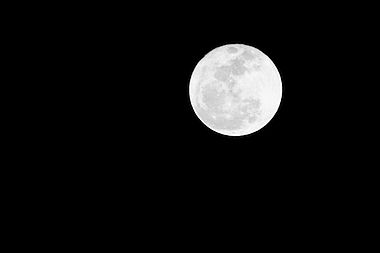
#> input picture 1.jpg, 380 x 253 px; its folder holds only this picture in this run
$ jupyter execute --allow-errors 'Assignment 3.ipynb'
#> lines starting #> are read from the running program, lines starting #| are printed output that depends on the picture; after the words box and inside, x2 and y2 are one past the last pixel; in counts of white or black regions, pixels touching at a corner belong together
[cell 1]
from PIL import Image
import numpy as np
import matplotlib.pyplot as plt

[cell 2]
def CalculateHistogram(img):
    or_size = img.size
    width = or_size[0]
    height = or_size[1]
    levels = [0]*256
    for i in range(width):
        for j in range(height):
            shade = img.getpixel((i, j))
            levels[shade]= levels[shade] + 1
    return levels

[cell 3]
def CalculateCumulativeHistogram(levels):
    cum_histogram = []
    cur = 0
    i=0
    while i<len(levels):
        cur = cur + levels[i]
        cum_histogram.append(cur)
        i = i + 1
    return cum_histogram

[cell 4]
def CalculateEqualizedHistogram(cum_histogram):
    G = len(cum_histogram)
    S = cum_histogram[-1]
    eq_histogram = []
    hc0 = cum_histogram[0]
#     print('denom: ',(S-cum_histogram[0]))
    for p in range(len(cum_histogram)):
        q = int(round((G-1)*(cum_histogram[p]-hc0)/(S-hc0)))
        eq_histogram.append(q)
    return eq_histogram

[cell 5]
def CalculateEqualizedImage(img, eq_histogram):
    or_size = img.size
    width = or_size[0]
    height = or_size[1]
    eq_image = Image.new("L", (width, height))
    for i in range(width):
        for j in range(height):
            p = img.getpixel((i, j))
            q = eq_histogram[p]
            eq_image.putpixel((i, j), q)
    return eq_image

[cell 6]
def HistogramEqualizationWrapper(img):
    histogram = CalculateHistogram(img)
    cumulative_histogram = CalculateCumulativeHistogram(histogram)
    equalized_histogram = CalculateEqualizedHistogram(cumulative_histogram)
    equalized_image = CalculateEqualizedImage(img, equalized_histogram)
    return equalized_image

[cell 7]
def SegmentOptimalThresholding(image):
    n = len(image)
    m = len(image[0])
    segmented_image = [[ 255 for _ in range(m)] for _ in range(n)]
    segmented_image[0][0] = segmented_image[0][m - 1] = segmented_image[n - 1][0] = segmented_image[n - 1][m - 1] = 0
    mean_bg = (image[0][0] + image[0][m - 1] + image[n - 1][0] + image[n - 1][m - 1]) / 4
    mean_obj = (sum([sum(image[i]) for i in range(n)]) - (mean_bg * 4))/ (n * m - 4)
    threshold = (mean_obj + mean_bg) / 2
    while (True):
        count_obj = count_bg = new_mean_obj = new_mean_bg = 0
        for i in range(n):
            for j in range(m):
                if (image[i][j] > threshold):
                    count_obj += 1
                    new_mean_obj += image[i][j]
                    segmented_image[i][j] = 255
                else:
                    count_bg += 1
                    new_mean_bg += image[i][j]
                    segmented_image[i][j] = 0
        new_mean_obj = new_mean_obj / count_obj
        new_mean_bg = new_mean_bg / count_bg
        if (new_mean_obj == mean_obj and new_mean_bg == mean_bg):
            break
        else:
            threshold = (new_mean_obj + new_mean_bg) / 2
            mean_obj = new_mean_obj
            mean_bg = new_mean_bg
    segmented_image = Image.fromarray(np.uint8(segmented_image))
    return segmented_image

[cell 8]
im_num = 1
image = Image.open(str(im_num)+".jpg").convert("L")
seg_only = SegmentOptimalThresholding(np.array(image).tolist())
#> in SegmentOptimalThresholding, `n = len(image)`: n = 253
#> in SegmentOptimalThresholding, `m = len(image[0])`: m = 380
#> in SegmentOptimalThresholding, `mean_bg = (image[0][0] + image[0][m - 1] + image[n - 1][0] + image[n -..`: mean_bg = 0
#> in SegmentOptimalThresholding, `mean_obj = (sum([sum(image[i]) for i in range(n)]) - (mean_bg * 4))/ (..`: mean_obj = 15.96
#> in SegmentOptimalThresholding, `threshold = (mean_obj + mean_bg) / 2`: threshold = 7.98
#> after the loop in SegmentOptimalThresholding, `while (True):`: segmented_image = 253 items
#> in SegmentOptimalThresholding, `segmented_image = Image.fromarray(np.uint8(segmented_image))`:
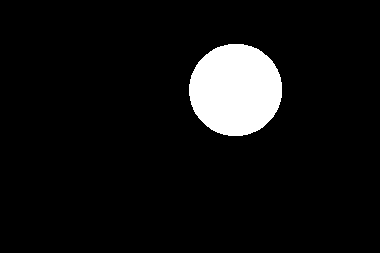
#> segmented_image: PIL image 380x253 L; 7% white; 1 white region, box (x1, y1, x2, y2) and area: (189, 44, 282, 136) 6748
histo_only = HistogramEqualizationWrapper(image)
#> after the loop in CalculateHistogram, `for i in range(width):`: levels = 256 values, max 88195 at index 0, min 0 at index 31, mean 375.5
#> in HistogramEqualizationWrapper, `histogram = CalculateHistogram(img)`: histogram has the same summary as levels in CalculateHistogram
#> the loop in CalculateCumulativeHistogram, `while i<len(levels):` made 256 passes
#> cur on passes 1 to 3: 88195, 88506, 88649
#> after the loop in CalculateCumulativeHistogram, `while i<len(levels):`: cum_histogram = 256 values from 88195 to 96140; cur = 96140; i = 256
#> in HistogramEqualizationWrapper, `cumulative_histogram = CalculateCumulativeHistogram(histogram)`: cumulative_histogram = 256 values from 88195 to 96140
#> in CalculateEqualizedHistogram, `G = len(cum_histogram)`: G = 256
#> in CalculateEqualizedHistogram, `S = cum_histogram[-1]`: S = 96140
#> in CalculateEqualizedHistogram, `hc0 = cum_histogram[0]`: hc0 = 88195
#> the loop in CalculateEqualizedHistogram, `for p in range(len(cum_histogram)):` made 256 passes
#> q on passes 1 to 3: 0, 10, 15
#> after the loop in CalculateEqualizedHistogram, `for p in range(len(cum_histogram)):`: eq_histogram = 256 values from 0 to 255
#> in CalculateEqualizedImage, `eq_image = Image.new("L", (width, height))`: eq_image: PIL image 380x253 L; every value is 0
#> after the loop in CalculateEqualizedImage, `for i in range(width):`:
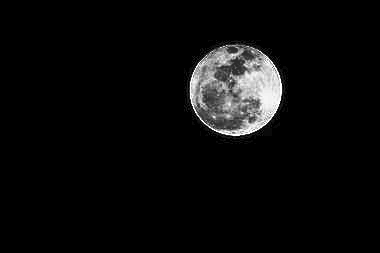
#> eq_image: PIL image 380x253 L; min 0, max 255, mean 10.7
histo_seg = SegmentOptimalThresholding(np.array(histo_only).tolist())
#> in SegmentOptimalThresholding (call 2), `mean_obj = (sum([sum(image[i]) for i in range(n)]) - (mean_bg * 4))/ (..`: mean_obj = 10.71
#> in SegmentOptimalThresholding (call 2), `threshold = (mean_obj + mean_bg) / 2`: threshold = 5.36
#> in SegmentOptimalThresholding (call 2), `segmented_image = Image.fromarray(np.uint8(segmented_image))`:
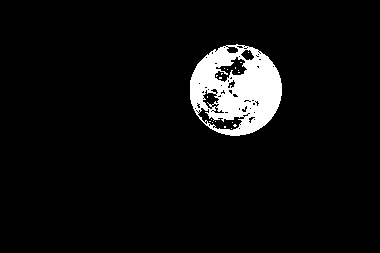
#> segmented_image: PIL image 380x253 L; 5.6% white; 20 white regions (19 under 20 px), largest, box (x1, y1, x2, y2) and area: (190, 44, 282, 136) 5353
plt.subplots(2,2,figsize=(16,12))
plt.subplot(2,2,1)
plt.title("Original Image")
plt.imshow(image, cmap='gray')
plt.subplot(2,2,2)
plt.title("Segmenting the original image")
plt.imshow(seg_only, cmap='gray')
plt.subplot(2,2,3)
plt.title("Equalized Image")
plt.imshow(histo_only, cmap='gray')
plt.subplot(2,2,4)
plt.title("Segmented equalized Image")
plt.imshow(histo_seg, cmap='gray')

plt.savefig("out/"+str(im_num)+"_res.jpg")
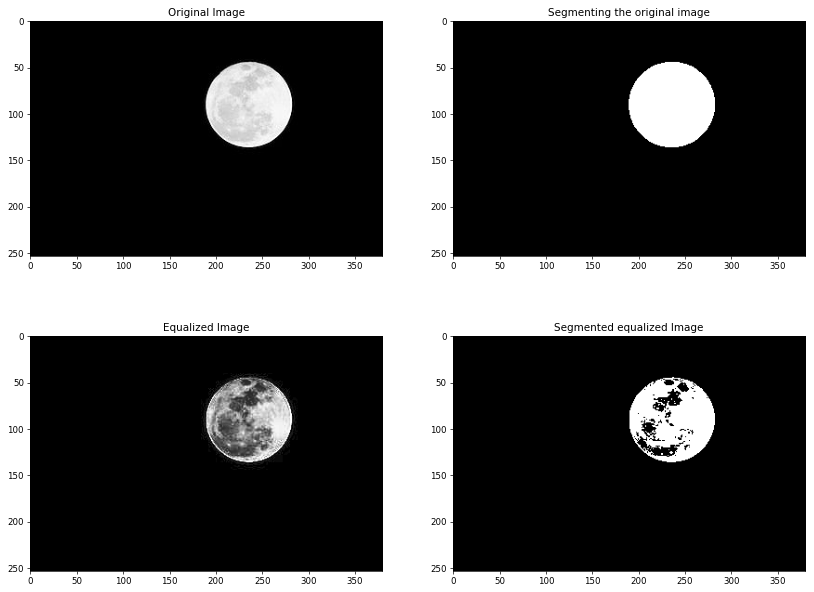
#> figure drawn by matplotlib, 4 panels

seg_only.save("out/"+str(im_num)+"_seg.jpg")
histo_only.save("out/"+str(im_num)+"_eq.jpg")
histo_seg.save("out/"+str(im_num)+"_segEq.jpg")

[cell 9]
im_num = 2
#> (the rest of this cell did not finish here and is left out)

[cell 10]
im_num = 3
#> im_num = 3
#> (the rest of this cell did not finish here and is left out)

[cell 11]
im_num = 4
#> im_num = 4
#> (the rest of this cell did not finish here and is left out)

[cell 12]
im_num = 5
#> im_num = 5
#> (the rest of this cell did not finish here and is left out)

$ run again, on 2.jpg
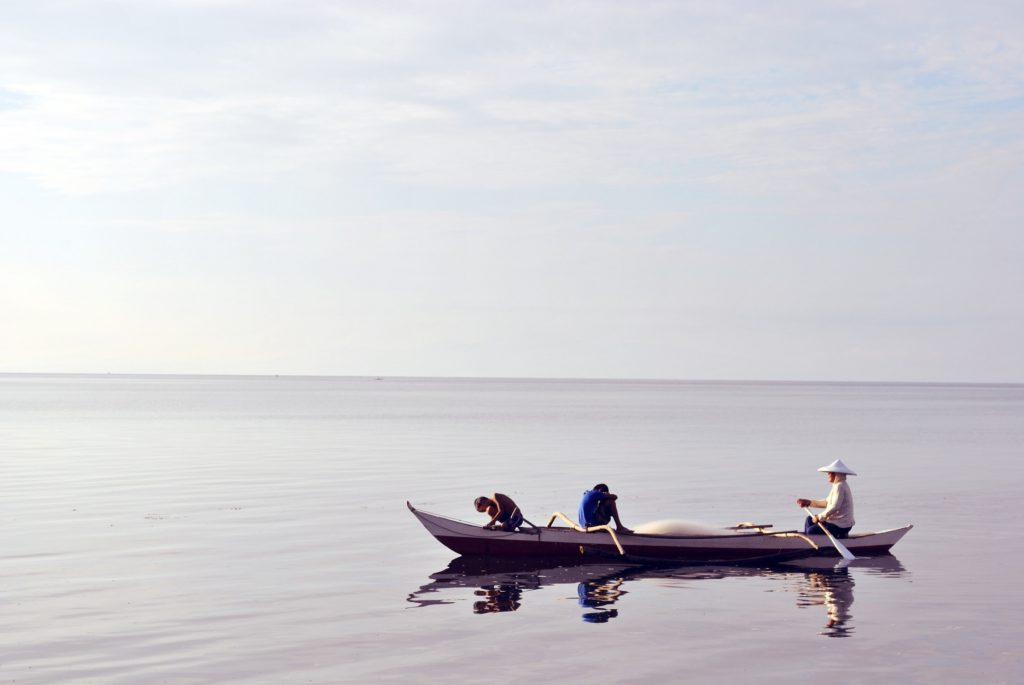
#> input picture 2.jpg, 1024 x 685 px
#> `im_num = 2`: im_num = 2
#> n = 685
#> m = 1024
#> mean_bg = 198.8
#> mean_obj = 208
#> threshold = 203.4
#> after the loop in SegmentOptimalThresholding, `while (True):`: segmented_image = 685 items
#> in SegmentOptimalThresholding, `segmented_image = Image.fromarray(np.uint8(segmented_image))`:
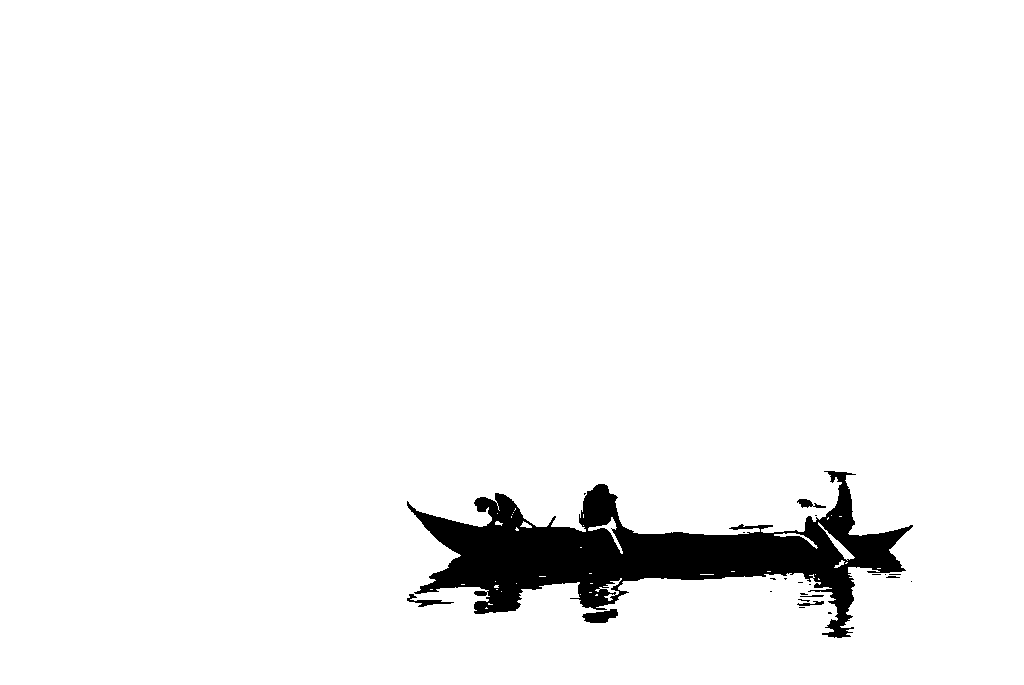
#> segmented_image: PIL image 1024x685 L; 95.7% white; 23 black regions (16 under 20 px), largest, box (x1, y1, x2, y2) and area: (407, 471, 913, 638) 29582, (582, 609, 618, 623) 327, (407, 594, 454, 607) 189
#> after the loop in CalculateHistogram, `for i in range(width):`: levels = 256 values, max 18061 at index 211, min 0 at index 0, mean 2740
#> histogram has the same summary as levels in CalculateHistogram
#> the loop in CalculateCumulativeHistogram, `while i<len(levels):` made 256 passes
#> cur on passes 1 to 3: 0, 0, 11
#> after the loop in CalculateCumulativeHistogram, `while i<len(levels):`: cum_histogram = 256 values from 0 to 701440; cur = 701440; i = 256
#> cumulative_histogram = 256 values from 0 to 701440
#> G = 256
#> S = 701440
#> hc0 = 0
#> the loop in CalculateEqualizedHistogram, `for p in range(len(cum_histogram)):` made 256 passes
#> after the loop in CalculateEqualizedHistogram, `for p in range(len(cum_histogram)):`: eq_histogram = 256 values from 0 to 255
#> `plt.savefig("out/"+str(im_num)+"_res.jpg")`:
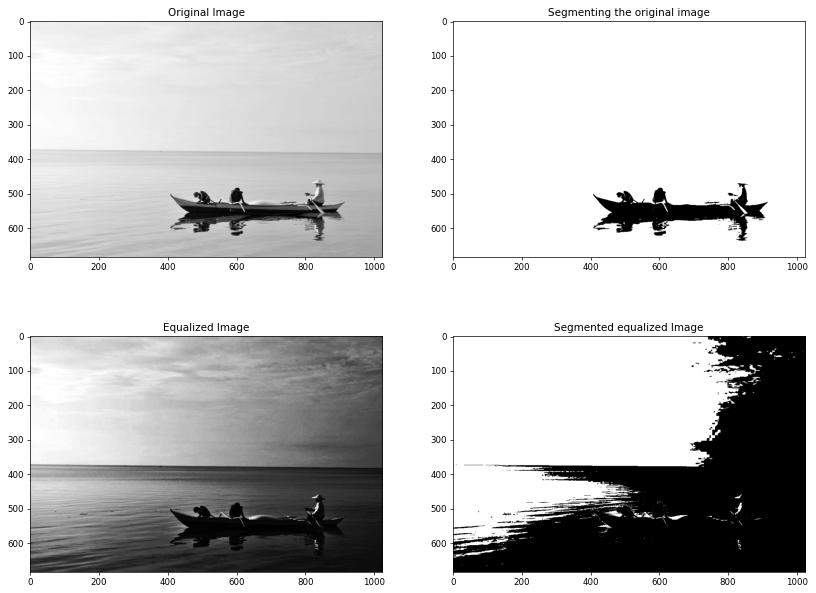
#> figure drawn by matplotlib, 4 panels
#> `im_num = 4`: im_num = 4
#> `im_num = 5`: im_num = 5

$ run again, on 5.jpg
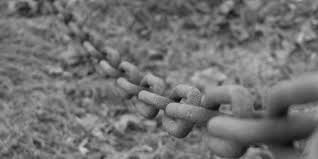
#> input picture 5.jpg, 318 x 159 px
#> `im_num = 2`: im_num = 2
#> `im_num = 3`: im_num = 3
#> `im_num = 4`: im_num = 4
#> `im_num = 5`: im_num = 5
#> n = 159
#> m = 318
#> mean_bg = 116.8
#> mean_obj = 113.4
#> threshold = 115.1
#> after the loop in SegmentOptimalThresholding, `while (True):`: segmented_image = 159 items
#> in SegmentOptimalThresholding, `segmented_image = Image.fromarray(np.uint8(segmented_image))`:
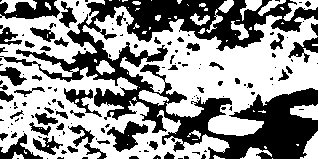
#> segmented_image: PIL image 318x159 L; 56.9% white; 140 black regions (88 under 20 px), largest, box (x1, y1, x2, y2) and area: (0, 0, 318, 159) 15525, (0, 0, 60, 19) 751, (107, 121, 148, 152) 594
#> after the loop in CalculateHistogram, `for i in range(width):`: levels = 256 values, max 786 at index 119, min 0 at index 0, mean 197.5
#> histogram has the same summary as levels in CalculateHistogram
#> the loop in CalculateCumulativeHistogram, `while i<len(levels):` made 256 passes
#> cur on passes 1 to 3: 0, 0, 0
#> after the loop in CalculateCumulativeHistogram, `while i<len(levels):`: cum_histogram = 256 values from 0 to 50562; cur = 50562; i = 256
#> cumulative_histogram = 256 values from 0 to 50562
#> G = 256
#> S = 50562
#> hc0 = 0
#> the loop in CalculateEqualizedHistogram, `for p in range(len(cum_histogram)):` made 256 passes
#> after the loop in CalculateEqualizedHistogram, `for p in range(len(cum_histogram)):`: eq_histogram = 256 values from 0 to 255
#> `plt.savefig("out/"+str(im_num)+"_res.jpg")`:
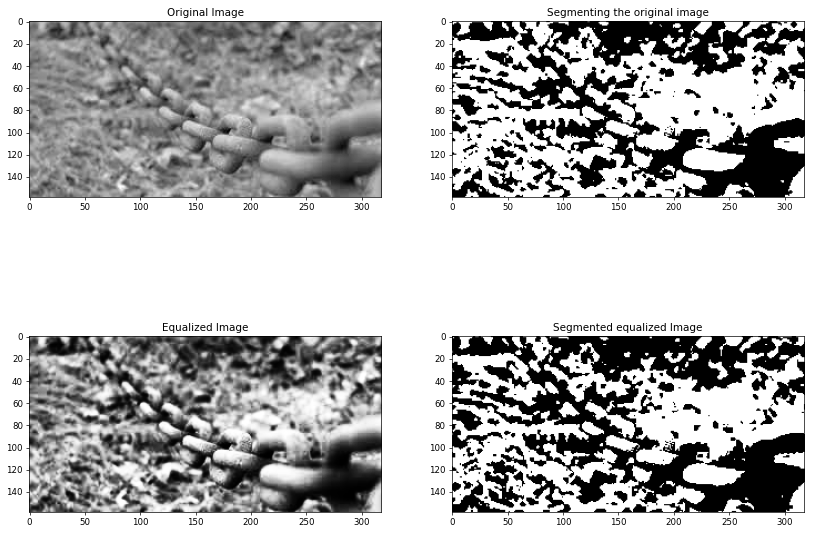
#> figure drawn by matplotlib, 4 panels
